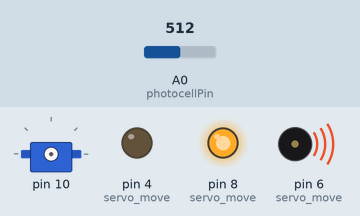
A sketch run on a simulated Arduino Mega 2560, built with avr-gcc and run on an emulated ATmega2560. Shown: servo, output pins drawn as LEDs (lit = HIGH), buzzer (waves = sounding). The test bench sets the inputs (shaded band); at power-on: A0 (photocellPin) = 512. What the sketch prints to the serial monitor is not drawn.

Above: at 1.2 s.
1.3 s: A0 (photocellPin) set to 488
At 1.48 s:
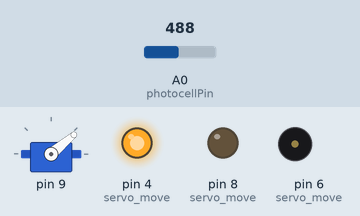
At 2.04 s:
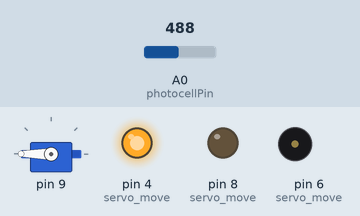
4.3 s: A0 (photocellPin) set to 510
7.3 s: A0 (photocellPin) set to 490
At 12.7 s:
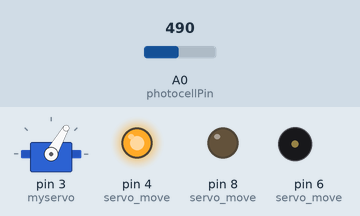
Timing chart, 0 to 16.3 s (numbered marks = the images above; inputs shaded):
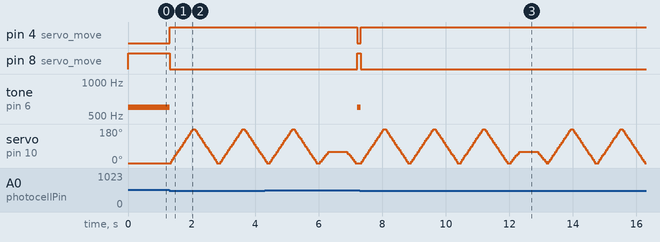

Measured:
- the behaviour switches between 500 and 499 on A0 (photocellPin) (found by bisection; images 0 and 1)
- after the input at 4.3 s, pin 4 (servo_move): HIGH → LOW after 2.9 s; pin 8 (servo_move): LOW → HIGH after 2.9 s; tone on pin 6 (servo_move): silent → 600 Hz after 2.9 s
- after the input at 7.3 s, pin 4 (servo_move): LOW → HIGH at once; pin 8 (servo_move): HIGH → LOW at once; tone on pin 6 (servo_move): 600 Hz → silent at once

The sketch:

Flipper_Flopper_Code.ino
```cpp
#include <Servo.h>
Servo myservo;  // create servo object to control a servo
// twelve servo objects can be created on most boards

int pos = 0;    // variable to store the servo position
int photocellPin = 0;     // the cell and 10K pulldown are connected to a0
int photocellReading;     // the analog reading from the analog resistor divider
int on = 0;
int servo_1 = 9;
int servo_2 = 10;
int servo_3 = 11;
int k;
int potpin = 30;  // analog pin used to connect the potentiometer
int val;    // variable to read the value from the analog pin


void setup() {
 // myservo.attach(9);  // attaches the servo on pin 9 to the servo object
   Serial.begin(9600);
}

void loop() {
  photocellReading = analogRead(photocellPin);

  //Serial.print("Analog reading = ");
  //Serial.print(photocellReading);     // the raw analog reading

  // We'll have a few threshholds, qualitatively determined
  if (photocellReading < 500)
  {
    on =1;
    int k =0;
    k = servo_move(on, servo_1);
    delay (40);
    k = servo_move(on, servo_2);
    delay (40);
    k = servo_move(on, servo_3);
    delay(40);
    k = servo_move2(on);
  }
  else
  {
    on=0;
    Serial.println("Waiting for input");
    k = servo_move(on, servo_1);
    k = servo_move(on, servo_2);
    k = servo_move(on, servo_3);
    k = servo_move2(on);
  }
  //delay(40);
}

//function
int servo_move(int x, int y)
{
// myservo.attach(y);  // attaches the servo on pin 9 to the servo object
  if (x==1)
  {
    pinMode(6, OUTPUT);
     noTone(6);
    pinMode(8, OUTPUT);
     digitalWrite(8, LOW);
     pinMode(4, OUTPUT);
     digitalWrite(4, HIGH);
     myservo.attach(y);
      for (pos = 0; pos <= 180; pos += 10)
      { // goes from 0 degrees to 180 degrees in steps of 1 degree
        myservo.write(pos);              // tell servo to go to position in variable 'pos'
        delay(40);                       // waits 15ms for the servo to reach the position
      }
  for (pos = 180; pos >= 0; pos -=10)
      { // goes from 180 degrees to 0 degrees
        myservo.write(pos);              // tell servo to go to position in variable 'pos'
        delay(40);                       // waits 15ms for the servo to reach the position
      }
  }
  else
  {
     myservo.detach();
      pinMode(6, OUTPUT);
     tone(6, 600);
     pinMode(8, OUTPUT);
     digitalWrite(8, HIGH);
     pinMode(4, OUTPUT);
     digitalWrite(4, LOW);
  }
  return 0;
}

int servo_move2(int x)
{
  if(x==1)
  {
    pinMode(6, OUTPUT);
    noTone(6);
    pinMode(8, OUTPUT);
    digitalWrite(8, LOW);
    pinMode(4, OUTPUT);
    digitalWrite(4, HIGH);
  myservo.attach(3);  // attaches the servo on pin 9 to the servo object
 /* val = analogRead(potpin);            // reads the value of the potentiometer (value between 0 and 1023)
  val = map(val, 0, 1023, 0, 90);     // scale it to use it with the servo (value between 0 and 180)
  myservo.write(val);                  // sets the servo position according to the scaled value
  delay(40);   */                        // waits for the servo to get there
        for (pos = 0; pos <= 60; pos += 10)
      { // goes from 0 degrees to 180 degrees in steps of 1 degree
        myservo.write(pos);              // tell servo to go to position in variable 'pos'
        delay(50);                       // waits 15ms for the servo to reach the position
      }
      delay(500);
  for (pos = 60; pos >= 0; pos -=10)
      { // goes from 180 degrees to 0 degrees
        myservo.write(pos);              // tell servo to go to position in variable 'pos'
        delay(50);                       // waits 15ms for the servo to reach the position
      }
  }
   else
  {
     myservo.detach();
      pinMode(6, OUTPUT);
     tone(6, 600);
     pinMode(8, OUTPUT);
     digitalWrite(8, HIGH);
     pinMode(4, OUTPUT);
     digitalWrite(4, LOW);
  }
  return 0;
}
```
